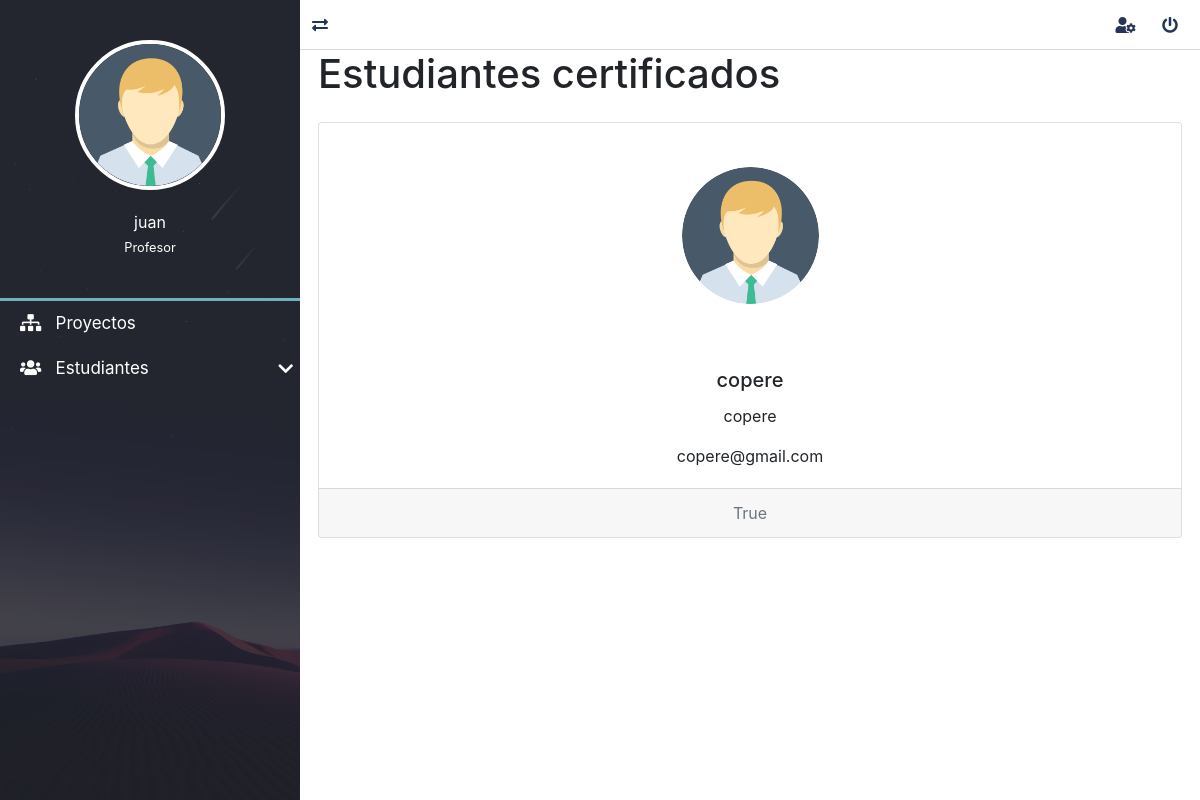
The app's page /estudiantes/certificados/ (signed in), older data.
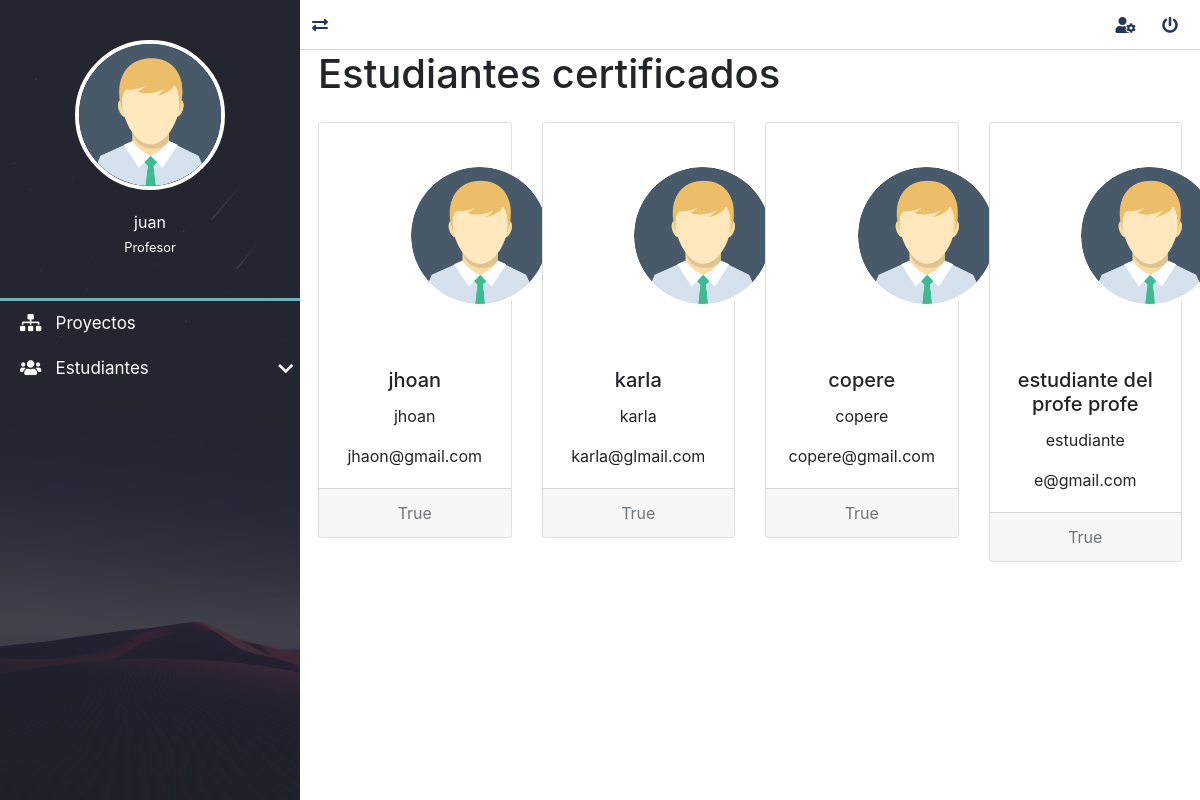
The same page, newer data.
### estudiantes/models.py (models this page shows, shortened)
class Estudiante(models.Model):
    id_usuario = models.OneToOneField(settings.AUTH_USER_MODEL, related_name="estudiante", verbose_name="usuario", on_delete=models.CASCADE)
    foto = models.TextField(null=True, blank=True)
    certificacion = models.BooleanField(null=True, blank=True)
    id_profesor = models.ForeignKey("profesores.Profesor", related_name="profesor_estudiante", verbose_name="profesor", on_delete=models.CASCADE)
    class Meta:
        verbose_name = "Estudiante"
        verbose_name_plural = "Estudiantes"
        ordering = ['id_usuario']

### estudiantes/views.py (the view)
# urls.py: path('certificados/', EstudiantesCertificados.as_view(), name='lista_certificados'),
class EstudiantesCertificados(TemplateView):
    template_name = "estudiantes/estudiante_certificados.html"
    def get_context_data(self, **kwargs):
        context = super().get_context_data(**kwargs)
        context['estudiantes'] = Estudiante.objects.all()
        return context

### mainApp/context_processors.py (called while the page is built)
def get_programasDeUsuario(request):
    programas= Programa.objects.all()
    return {'lista_programas':programas}

def get_lenguajes(request):
    lenguajes = Lenguaje.objects.all()
    return {'lista_lenguajes':lenguajes}

def get_medidas(request):
    medidas = Medida.objects.all()
    return {'lista_medidas':medidas}

def get_fases(request):
    fases = Fase.objects.all()
    return {'lista_fases':fases}

def get_tiposdefectos(request):
    tipos_defectos = TiposDefecto.objects.all()
    return {'lista_tipos_defectos':tipos_defectos}

### proyectos/context_processors.py (called while the page is built)
def get_proyecto(request):
    proyecto= Proyecto.objects.values_list('id','nombre','id_proceso' ,'descripcion', 'fechaInicio')
    return {
        'proyectos':proyecto
    }

### estudiantes/templates/estudiantes/estudiante_certificados.html (shortened to what this page needs)
{% extends 'layouts/layout.html' %}
{% load static %}
{% block content %}
<h1>Estudiantes certificados</h1>
<div class="row">
{% for estudiante in estudiantes %}
    {% if estudiante.id_profesor.id == request.user.profesor.id and estudiante.certificacion == True %}
            <div class="col mb-3">
                <div class="card text-center mb-3 mt-3">
                    <div class="container" style="width: 20rem;">
                        <figure class="full-box nav-lateral-avatar">
                            <img style="width=10rem; height=10rem;" src=" {% static 'dashboar/assets/avatar/Avatar.png' %}" class="" alt="Avatar">
                        </figure>
                    </div>
                    <div class="card-body">
                        <h5 class="card-title">{{estudiante.id_usuario.first_name}}</h5>
                        <p class="card-text">{{estudiante.id_usuario.username}}</p>
                        <p class="card-text">{{estudiante.id_usuario.email}}</p>
                    </div>
                    <div class="card-footer text-muted">
                        {{estudiante.certificacion}}
                    </div>
                </div>
            </div>
    {% endif %}
{% endfor %}
</div>
{% endblock content %}

### mainApp/templates/layouts/layout.html (shortened to what this page needs)
{% load static %}
<!DOCTYPE html>
<html lang="es">
<head>
	<link rel="stylesheet" href="{% static 'dashboar/css/normalize.css' %}">
	<link rel="stylesheet" href="{% static 'dashboar/css/style.css' %}">
	<link rel="stylesheet" href="{% static 'dashboar/css/all.css' %}">
	<link rel="stylesheet" href="{% static 'dashboar/css/sweetalert2.min.css' %}">
	<link rel="stylesheet" href="{% static 'dashboar/css/jquery.mCustomScrollbar.css' %}">
	<link rel="stylesheet" href="https://stackpath.bootstrapcdn.com/bootstrap/4.5.0/css/bootstrap.min.css">
	<link rel="stylesheet" type="text/css" href="{% static 'css/style.css' %}">
</head>
<body>
	<main class="full-box main-container">
		<section class="full-box nav-lateral">
			<div class="full-box nav-lateral-content">
				<figure class="full-box nav-lateral-avatar">
					<img src=" {% static 'dashboar/assets/avatar/Avatar.png' %}" class="img-fluid" alt="Avatar">
					<figcaption class="roboto-medium text-center">
						{{request.user.first_name}} <br>
						{% if request.user.is_superuser %}
							<small class="roboto-condensed-light">Administrador</small>
						{% elif request.user.is_staff %}
							<small class="roboto-condensed-light">Profesor</small>
						{% else %}
							<small class="roboto-condensed-light">Estudiante</small>
						{% endif %}
					</figcaption>
				</figure>
				<div class="full-box nav-lateral-bar"></div>
				<nav class="full-box nav-lateral-menu">
					<ul>
						<li>
							<a href=" {% url 'proyectos' %}"><i class="fas fa-sitemap"></i> &nbsp; Proyectos</a>
						</li>
						{% if request.user.profesor %}
						<li>
							<a href="#" class="nav-btn-submenu"><i class="fas fa-users"></i> &nbsp; Estudiantes <i class="fas fa-chevron-down"></i></a>
						</li>
						{% endif %}
					</ul>
				</nav>
			</div>
		</section>
		<section class="full-box page-content">
			<nav class="full-box navbar-info">
				<a href="#" class="float-left show-nav-lateral">
					<i class="fas fa-exchange-alt"></i>
				</a>
				{% if user.email %}
					{% if title != 'Perfil de usuario' %}
						<a href="{% url 'editPerfilUs' %}">
							<i class="fas fa-user-cog"></i>
						</a>
					{% endif %}
					<a href="#" class="btn-exit-system">
						<i class="fas fa-power-off"></i>
					</a>
				{% else %}
					<a href="{% url 'login' %}">
						<i class="fas fa-sign-in-alt"></i>
					</a>
				{% endif %}
			</nav>
			 <div class="content-box">
				{% block content %}
				{% endblock content %}
			</div>
		</section>
	</main>
</body>
</html>

### mainApp/static/dashboar/css/style.css (style rules this page uses)
:root { --color-one: #F5F5F5; --color-two: #24292E; --color-three: #70afbe; --form-color: #14111A; --accent-color: #253556; --border-color: #D8D8D8; }
body,html { width: 100vw; height: 100vh; background-color: var(--color-one); color: #333; font-size: 16px; }
.full-box { margin: 0; padding: 0; box-sizing: border-box; width: 100%; }
.main-container { height: 100%; position: absolute; top: 0; left: 0; overflow: hidden; }
.page-content, .nav-lateral { height: 100%; overflow: hidden; }
.page-content { position: relative; padding-left: 300px; transition: all .2s ease-in-out; padding-bottom: 20px; }
.nav-lateral { width: 300px; position: absolute; top: 0; left: 0; z-index: 1; transition: all .2s ease-in-out; background-image: url('../assets/img/nav-font.jpg'); background-position: center center; background-size: cover; }
.nav-lateral-content { max-width: 300px; height: 100%; background-color: rgba(36, 41, 46, .8); }
.nav-lateral-bar { height: 3px; background-color: var(--color-three); }
.nav-lateral-avatar { padding: 40px 0; }
.nav-lateral-avatar img { width: 50%; margin: 0 auto; display: block; border: 4px solid #FFF; border-radius: 100%; }
.nav-lateral-avatar figcaption { margin-top: 20px; color: #FFF; }
.nav-lateral-menu { height: auto; }
.nav-lateral-menu ul { margin: 0; padding: 0; list-style: none; }
.nav-lateral-menu ul li { width: 100%; height: auto; }
.nav-lateral-menu ul li a { display: block; width: 100%; height: 45px; line-height: 45px; text-decoration: none; color: #FFF; font-size: 17px; box-sizing: border-box; padding-left: 20px; transition: all .2s ease-in-out; }
.nav-lateral-menu .fa-chevron-down, .nav-lateral-menu .fa-chevron-up { float: right; height: 45px; line-height: 45px; margin-right: 7px; transition: all .2s ease-in-out; }
.navbar-info { height: 50px; border-bottom: 1px solid var(--border-color); text-align: right; padding-right: 10px; }
.navbar-info a { color: var(--accent-color); height: 50px; min-width: 40px; text-align: center; line-height: 50px; display: inline-block; transition: all .2s ease-out; user-select: none; }
.content-box { margin-left: 2%; margin-right: 2%; }

### mainApp/static/dashboar/css/all.css (style rules this page uses)
.fa, .fas, .far, .fal, .fab { -moz-osx-font-smoothing: grayscale; -webkit-font-smoothing: antialiased; display: inline-block; font-style: normal; font-variant: normal; text-rendering: auto; line-height: 1; }
.fa-chevron-down:before { content: "\f078"; }
.fa-exchange-alt:before { content: "\f362"; }
.fa-power-off:before { content: "\f011"; }
.fa-sitemap:before { content: "\f0e8"; }
.fa-user-cog:before { content: "\f4fe"; }
.fa-users:before { content: "\f0c0"; }
.fa, .fas { font-family: 'Font Awesome 5 Free'; font-weight: 900; }

### mainApp/static/css/style.css (style rules this page uses)
:root { --fondo: url("../img/fondoLogin.png"); --porsentaje-borde-radius: 5%; --px-borde-radius: 4px; --bac-color: #70afbe; --shadow-box: 0px 4px 18px 3px rgba(0,0,0,0.75);; }
.card { transition: box-shadow 0.5s; }

Row changes from the older to the newer data that the page shows:
now on this page (row edited): Estudiante: id_usuario.first_name "jhoan", id_usuario.username "jhoan", id_usuario.email "jhaon@gmail.com", certificacion "True"
now on this page (row edited): Estudiante: id_usuario.first_name "karla", id_usuario.username "karla", id_usuario.email "karla@glmail.com", certificacion "True"
now on this page (row edited): Estudiante: id_usuario.first_name "estudiante del profe profe", id_usuario.username "estudiante", id_usuario.email "e@gmail.com", certificacion "True"
